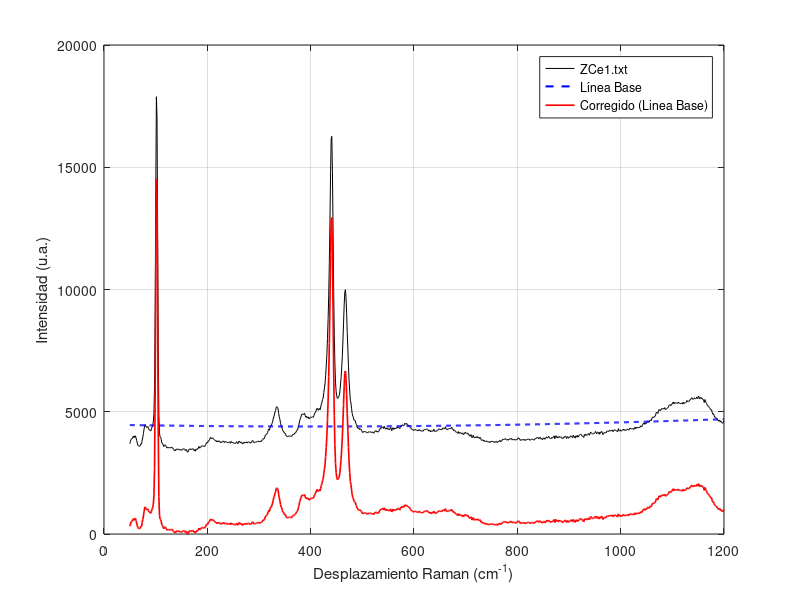

Here is the MATLAB script that generated this plot: (Note: this script raises an error after producing the figure.)
% Establecer la carpeta donde se encuentra el archivo
carpeta = 'C:\Users\OVER REGINO\Desktop\Espectroscopía RAMAN - copia\Resultados';
cd(carpeta); % Cambia el directorio de trabajo actual a esa carpeta

% Verificar si el archivo existe
if ~exist('ZCe1.txt', 'file') % Comprueba si el archivo existe en la carpeta
    error('El archivo ZCe1.txt no se encuentra en la carpeta especificada.');
    % Muestra error si no existe
end
%==============================================================================
% Cargar datos del espectro Raman
data = load('ZCe1.txt'); % Carga los datos del archivo como matriz numérica
raman_shift = data(:,1);  % Columna 1: eje X (desplazamiento Raman)
intensity = data(:,2);    % Columna 2: eje Y (intensidad)
%===============================================================================
% --- Escalado del eje X para evitar inestabilidad numérica ---
%===============================================================================
x_mean = mean(raman_shift);                    % Calcula el promedio del eje X
x_std = std(raman_shift);                      % Calcula la desviación estándar del eje X
x_scaled = (raman_shift - x_mean) / x_std;     % Normaliza los valores del eje X
%-------------------------------------------------------------------------------
%x_scaled = (raman_shift - x_mean) / x_std: Centra y escala los datos: 
%                resta el promedio → todos los datos giran en torno a 0.
%            Divide entre la desviación → todos los datos tienen unidad de dispersión.
%----------------------------------------------------------------------------------
%===============================================================================
% Ajuste polinomial de orden n=0,1,2,3... en datos escalados
%===============================================================================
orden_pol = 2;                                      % Define el orden del polinomio (manipula 0,1,2,3,4,5,6...)
p_scaled = polyfit(x_scaled, intensity, orden_pol); % Ajusta un polinomio a los datos
%------------------------------------------------------------------------------
   % x_scaled: eje X (datos escalados)
   % intensity: eje Y (intensidad del espectro)
   % orden_pol: orden del polinomio 
%-------------------------------------------------------------------------------
baselinea = polyval(p_scaled, x_scaled);             % Evalúa el polinomio (línea base)
   %p_scaled: polinomio que obtuviste con polyfit
   %x_scaled: valores de entrada (escalados)
%-------------------------------------------------------------------------------
%========================================================================
% Corrección del espectro
corrected_intensity = intensity - baselinea;
%-----------------------------------------------------------------
% --- Ajustar para que el mínimo sea cero ( Desplaza todo el espectro para que el valor más bajo sea 0) ---
corrected_intensity = corrected_intensity - min(corrected_intensity);
%-=======================================================================
% --- Graficar resultados -------------------------------------------
%-=======================================================================
figure;
plot(raman_shift, intensity, 'k', 'DisplayName','ZCe1.txt'); hold on; 
% Grafica el espectro original en negro
plot(raman_shift, baselinea, 'b--', 'LineWidth', 1.5, 'DisplayName','Línea Base');
% Grafica la línea base en azul punteado
plot(raman_shift, corrected_intensity, 'r', 'LineWidth', 1.2, 'DisplayName','Corregido (Linea Base)');
% Grafica el espectro corregido en rojo
%---------------------------------------------------------------------------------
%--------------------------------------------------------------------------------
xlabel('Desplazamiento Raman (cm^{-1})');  % Etiqueta eje X
ylabel('Intensidad (u.a.)');               % Etiqueta eje Y
%title('Corrección de Línea Base - espectro Raman ZCe1'); % Título de la gráfica
legend('show'); grid on;                   % Muestra la leyenda y activa la cuadrícula
%================================================================================================
%================================================================================================
%%Guardar datos corregidos 
%================================================================================================
%================================================================================================
% --- Crear matriz de datos corregidos ---
datos_corregidos = [raman_shift, corrected_intensity];

% --- Ruta personalizada donde se guardará el archivo ---
carpeta_salida = 'C:\Users\OVER REGINO\Desktop\Espectroscopía RAMAN - copia\Linea base';  % Cambia esta ruta si quieres otra

% Crear la carpeta si no existe
if ~exist(carpeta_salida, 'dir')
   mkdir(carpeta_salida);
end

% Nombre completo del archivo con la ruta
archivo_salida = fullfile(carpeta_salida, 'espectro_corregido.txt');

% Guardar archivo .txt separado por tabulaciones
writematrix(datos_corregidos, archivo_salida, 'Delimiter', '\t');

% Mensaje de confirmación
disp(['Espectro corregido guardado en: ', archivo_salida]);
%%%%%%%
exportgraphics(gcf, 'C:\Users\OVER REGINO\Desktop\Espectroscopía RAMAN - copia\Resultados\Espectro_ZnO.png', 'Resolution', 300);
